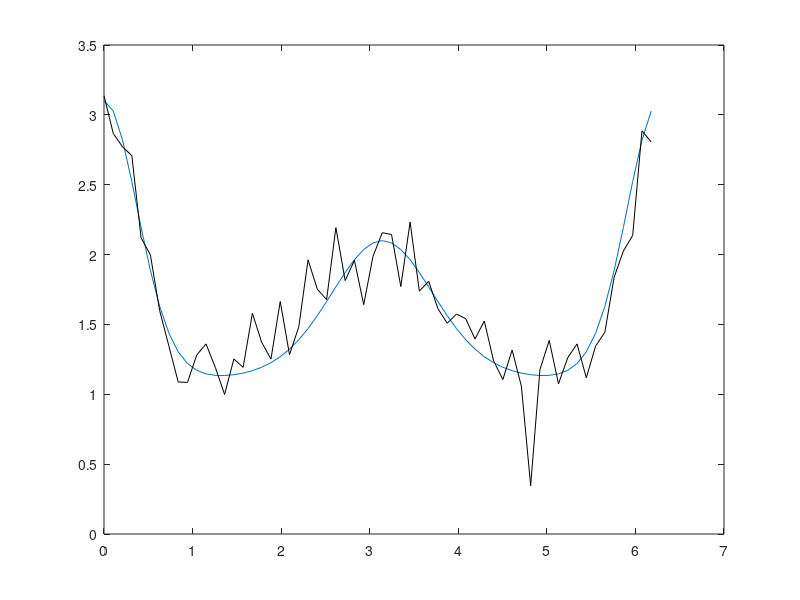

This chart was generated by the following MATLAB code:
function data = MakeFakeData2
%make a data set that is a mixture of two VM funcs

close all;
clear all;

% set up a variable that determines how much noise there is...
n = .2;

% set up some parameters that govern the shape of the data
a = 1; % amp
b = .1; % baseline
k = 3; % bandwidth 
u = pi; % mean of function

% generate another function to add to the first
% make it small so that it will just be a 'local minima'
a2 = 2; % amp
b2 = 1; % baseline
k2 = 7; % bandwidth (bigger == narrower)
u2 = 2*pi; % mean of function

% generate an x-axis over which to eval the function
xsteps = 60; 
xstepSize = (2*pi)/xsteps;
x = linspace(0, 2*pi-xstepSize, xsteps);

% note that max resp will be (a+b)
vm = a*exp(k*(cos(u-x)-1))+b;
vm2 = a2*exp(k2*(cos(u2-x)-1))+b2;
vm = vm + vm2;

plot(x, vm), hold on


data = vm+randn(size(vm))*n;
plot(x, data, 'k')

save data2 
